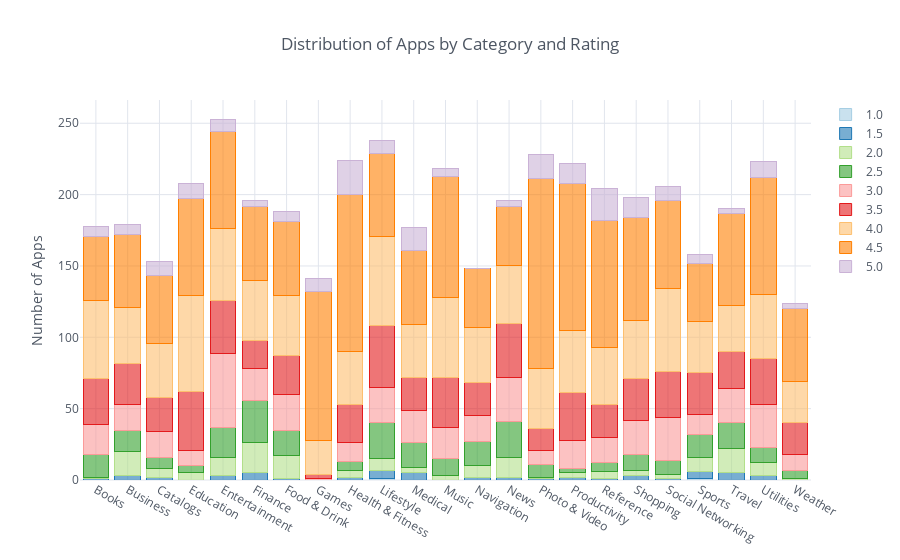

The notebook cell this image was saved under:
### Code cell
rate_cate_cnt.iplot(kind = 'bar', barmode = 'stack', yTitle='Number of Apps', title='Distribution of Apps by Category and Rating', 
                    colorscale = 'Paired', theme='white', labels = 'Rating')

### Figure 1 — Plotly figure (JSON) as saved in the notebook; plotly's stock layout.template omitted (floating-point values rounded to 4 significant figures)
{"data": [{"marker": {"color": "rgba(166, 206, 227, 0.6)", "line": {"color": "rgba(166, 206, 227, 1.0)", "width": 1}}, "name": "1.0", "orientation": "v", "text": "", "type": "bar", "x": ["Books", "Business", "Catalogs", "Education", "Entertainment", "Finance", "Food & Drink", "Games", "Health & Fitness", "Lifestyle", "Medical", "Music", "Navigation", "News", "Photo & Video", "Productivity", "Reference", "Shopping", "Social Networking", "Sports", "Travel", "Utilities", "Weather"], "y": [0, 0, 0, 0, 0, 0, 0, 0, 0, 1, 0, 0, 0, 0, 0, 0, 0, 0, 0, 1, 0, 0, 0]}, {"marker": {"color": "rgba(31, 120, 180, 0.6)", "line": {"color": "rgba(31, 120, 180, 1.0)", "width": 1}}, "name": "1.5", "orientation": "v", "text": "", "type": "bar", "x": ["Books", "Business", "Catalogs", "Education", "Entertainment", "Finance", "Food & Drink", "Games", "Health & Fitness", "Lifestyle", "Medical", "Music", "Navigation", "News", "Photo & Video", "Productivity", "Reference", "Shopping", "Social Networking", "Sports", "Travel", "Utilities", "Weather"], "y": [1, 3, 2, 0, 3, 5, 1, 0, 2, 6, 5, 0, 2, 2, 1, 2, 1, 3, 1, 5, 5, 3, 0]}, {"marker": {"color": "rgba(178, 223, 138, 0.6)", "line": {"color": "rgba(178, 223, 138, 1.0)", "width": 1}}, "name": "2.0", "orientation": "v", "text": "", "type": "bar", "x": ["Books", "Business", "Catalogs", "Education", "Entertainment", "Finance", "Food & Drink", "Games", "Health & Fitness", "Lifestyle", "Medical", "Music", "Navigation", "News", "Photo & Video", "Productivity", "Reference", "Shopping", "Social Networking", "Sports", "Travel", "Utilities", "Weather"], "y": [1, 17, 6, 5, 13, 21, 16, 0, 5, 8, 4, 3, 8, 14, 1, 3, 5, 4, 3, 10, 17, 9, 1]}, {"marker": {"color": "rgba(51, 160, 44, 0.6)", "line": {"color": "rgba(51, 160, 44, 1.0)", "width": 1}}, "name": "2.5", "orientation": "v", "text": "", "type": "bar", "x": ["Books", "Business", "Catalogs", "Education", "Entertainment", "Finance", "Food & Drink", "Games", "Health & Fitness", "Lifestyle", "Medical", "Music", "Navigation", "News", "Photo & Video", "Productivity", "Reference", "Shopping", "Social Networking", "Sports", "Travel", "Utilities", "Weather"], "y": [16, 15, 8, 5, 21, 30, 18, 0, 6, 25, 17, 12, 17, 25, 9, 3, 6, 11, 10, 16, 18, 11, 6]}, {"marker": {"color": "rgba(251, 154, 153, 0.6)", "line": {"color": "rgba(251, 154, 153, 1.0)", "width": 1}}, "name": "3.0", "orientation": "v", "text": "", "type": "bar", "x": ["Books", "Business", "Catalogs", "Education", "Entertainment", "Finance", "Food & Drink", "Games", "Health & Fitness", "Lifestyle", "Medical", "Music", "Navigation", "News", "Photo & Video", "Productivity", "Reference", "Shopping", "Social Networking", "Sports", "Travel", "Utilities", "Weather"], "y": [21, 18, 18, 11, 52, 22, 25, 1, 13, 25, 23, 22, 18, 31, 10, 20, 18, 24, 30, 14, 24, 30, 11]}, {"marker": {"color": "rgba(227, 26, 28, 0.6)", "line": {"color": "rgba(227, 26, 28, 1.0)", "width": 1}}, "name": "3.5", "orientation": "v", "text": "", "type": "bar", "x": ["Books", "Business", "Catalogs", "Education", "Entertainment", "Finance", "Food & Drink", "Games", "Health & Fitness", "Lifestyle", "Medical", "Music", "Navigation", "News", "Photo & Video", "Productivity", "Reference", "Shopping", "Social Networking", "Sports", "Travel", "Utilities", "Weather"], "y": [32, 29, 24, 41, 37, 20, 27, 3, 27, 43, 23, 35, 23, 38, 15, 33, 23, 29, 32, 29, 26, 32, 22]}, {"marker": {"color": "rgba(253, 191, 111, 0.6)", "line": {"color": "rgba(253, 191, 111, 1.0)", "width": 1}}, "name": "4.0", "orientation": "v", "text": "", "type": "bar", "x": ["Books", "Business", "Catalogs", "Education", "Entertainment", "Finance", "Food & Drink", "Games", "Health & Fitness", "Lifestyle", "Medical", "Music", "Navigation", "News", "Photo & Video", "Productivity", "Reference", "Shopping", "Social Networking", "Sports", "Travel", "Utilities", "Weather"], "y": [55, 39, 38, 67, 50, 42, 42, 24, 37, 63, 37, 56, 39, 40, 42, 44, 40, 41, 58, 36, 32, 45, 29]}, {"marker": {"color": "rgba(255, 127, 0, 0.6)", "line": {"color": "rgba(255, 127, 0, 1.0)", "width": 1}}, "name": "4.5", "orientation": "v", "text": "", "type": "bar", "x": ["Books", "Business", "Catalogs", "Education", "Entertainment", "Finance", "Food & Drink", "Games", "Health & Fitness", "Lifestyle", "Medical", "Music", "Navigation", "News", "Photo & Video", "Productivity", "Reference", "Shopping", "Social Networking", "Sports", "Travel", "Utilities", "Weather"], "y": [45, 51, 47, 68, 68, 52, 52, 104, 110, 58, 52, 85, 41, 42, 133, 103, 89, 72, 62, 41, 65, 82, 51]}, {"marker": {"color": "rgba(202, 178, 214, 0.6)", "line": {"color": "rgba(202, 178, 214, 1.0)", "width": 1}}, "name": "5.0", "orientation": "v", "text": "", "type": "bar", "x": ["Books", "Business", "Catalogs", "Education", "Entertainment", "Finance", "Food & Drink", "Games", "Health & Fitness", "Lifestyle", "Medical", "Music", "Navigation", "News", "Photo & Video", "Productivity", "Reference", "Shopping", "Social Networking", "Sports", "Travel", "Utilities", "Weather"], "y": [7, 7, 10, 11, 9, 4, 7, 9, 24, 9, 16, 5, 0, 4, 17, 14, 22, 14, 10, 6, 3, 11, 4]}], "layout": {"barmode": "stack", "legend": {"bgcolor": "#FFFFFF", "font": {"color": "#4D5663"}, "traceorder": "normal"}, "paper_bgcolor": "#FFFFFF", "plot_bgcolor": "#FFFFFF", "title": "Distribution of Apps by Category and Rating", "titlefont": {"color": "#4D5663"}, "xaxis1": {"gridcolor": "#E1E5ED", "showgrid": true, "tickfont": {"color": "#4D5663"}, "title": "", "titlefont": {"color": "#4D5663"}, "zerolinecolor": "#E1E5ED"}, "yaxis1": {"gridcolor": "#E1E5ED", "showgrid": true, "tickfont": {"color": "#4D5663"}, "title": "Number of Apps", "titlefont": {"color": "#4D5663"}, "zerolinecolor": "#E1E5ED"}}}
